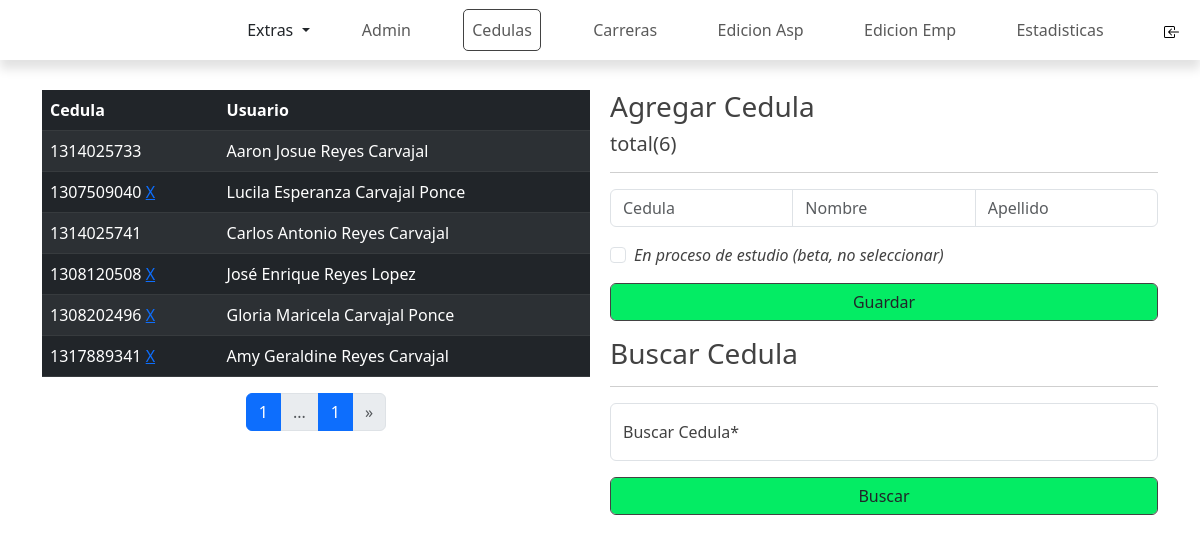
Page /ADMIN/CEDULAS/cedulas.php (signed in) on the committed database.
### tables this page shows
CREATE TABLE `cedula` (
  `id_cedula` int(11) NOT NULL,
  `cedula` varchar(50) DEFAULT NULL,
  `nombre` varchar(100) DEFAULT NULL,
  `apellido` varchar(100) DEFAULT NULL,
  `fk_id_usuEstudiantes` int(11) DEFAULT NULL
);

### ADMIN/CEDULAS/cedulas.php (the view, shortened to what this page needs)
<?php
include("../../conexion.php");
$queryTotalCedulas = mysqli_query($conn, "SELECT * FROM totalcedulas");
$totalCedula = mysqli_num_rows($queryTotalCedulas);
$limiteConsulta = 10;
if (empty($_REQUEST['pagina'])) {
    $pagina = 1;
} else {
    $pagina = $_REQUEST['pagina'];
}
$desde = ($pagina - 1) * $limiteConsulta;
$totalPaginas = ceil($totalCedula / $limiteConsulta);
$queryCedulas = mysqli_query($conn, "SELECT cedu.id_cedula, cedu.cedula, cedu.nombre as nombreCe, cedu.apellido as apellidoCe, datos.id_datos_estudiantes FROM usuario_estudiantes as usuEs
                                            RIGHT JOIN cedula as cedu   ON usuEs.id_usuEstudiantes = cedu.fk_id_usuEstudiantes
                                            LEFT JOIN datos_estudiantes as datos ON usuEs.id_usuEstudiantes = datos.fk_id_usuEstudiantes
                                            LIMIT $desde,$limiteConsulta");
?>
<!DOCTYPE html>
<html lang="en">
<head>
    <link href="https://cdn.jsdelivr.net/npm/bootstrap@5.3.0-alpha1/dist/css/bootstrap.min.css" rel="stylesheet">
    <link href="https://unpkg.com/aos@2.3.1/dist/aos.css" rel="stylesheet">
    <link href="https://cdn.jsdelivr.net/npm/@sweetalert2/theme-dark@4/dark.css" rel="stylesheet">
    <link rel="stylesheet" href="estiloCedulas.css">
    <link rel="stylesheet" href="../estiloHeader.css">
</head>
<body>
    <header class="header">
        <nav class="navbar navbar-expand-lg lg-white">
            <div class="container-fluid ">
                <div class="contenedorNavbar collapse navbar-collapse justify-content-end" id="navbarNav">
                    <ul class="navbar-nav">
                        <div class="dropdown">
                            <div class="dropdown-toggle" type="button" data-bs-toggle="dropdown" aria-expanded="false">
                                Extras
                            </div>
                        </div>
                        <li class="nav-item iconoLisa ">
                            <a class="nav-link iconoEnlace" aria-current="page" href="../admin.php">Admin</a>
                        </li>
                        <li class="nav-item iconoLisa ">
                            <a class="nav-link iconoEnlace activo" aria-current="page">Cedulas</a>
                        </li>
                        <li class="nav-item iconoLisa ">
                            <a class="nav-link iconoEnlace" aria-current="page" href="../CARRERAS/carreras.php">Carreras</a>
                        </li>
                        <li class="nav-item iconoLisa">
                            <a class="nav-link iconoEnlace" aria-current="page" href="../EDICIONASPIRANTE/edicionAspirante.php">Edicion Asp</a>
                        </li>
                        <li class="nav-item iconoLisa">
                            <a class="nav-link iconoEnlace" aria-current="page" href="../EDICIONEMPRESA/edicionEmpresa.php">Edicion Emp</a>
                        </li>
                        <li class="nav-item iconoLisa ">
                            <a class="nav-link iconoEnlace" aria-current="page" href="../ESTADISTICAS/estadisticas.php">Estadisticas</a>
                        </li>
                        <li class="nav-item iconoLisa">
                            <a class="nav-link iconoEnlace" aria-current="page" href="../../cerrarSesion.php"><img src="../../imagenes/Iconos/salir.svg" alt=""></a>
                        </li>
                    </ul>
                </div>
            </div>
        </nav>
    </header>
    <main class="container main">
        <section class="contenedorMostrarCedulas" data-aos="fade-right">
            <table class="table table-dark table-striped">
                <thead>
                    <tr>
                        <th scope="col">Cedula</th>
                        <th scope="col">Usuario</th>
                    </tr>
                </thead>
                <tbody id="tbody">
                    <?php
                    while ($recorrerCedula = mysqli_fetch_array($queryCedulas)) {
                    ?>
                        <tr>
                            <td>
                                <?php
                                echo $recorrerCedula['cedula'];
                                if ($recorrerCedula['id_datos_estudiantes'] === null || $recorrerCedula['id_datos_estudiantes'] === "") {
                                ?>
                                    <a onclick="confirmacion(event)" href="?eliminar=<?php echo $recorrerCedula['id_cedula'] ?>">X</a>
                                <?php
                                }
                                ?>
                            </td>
                            <td><?php echo $recorrerCedula['nombreCe'], " ", $recorrerCedula['apellidoCe'] ?></td>
                        </tr>
                    <?php
                    }
                    ?>
                </tbody>
            </table>
            <div class="paginacion  d-flex justify-content-center">
                <nav aria-label="Page navigation example">
                    <ul class="pagination">
                        <?php
                        $limitePagina = 7;
                        $i = 0;
                        $mostrarUltimaPagina = false;
                        $mostrarLimitacion = false;
                        for ($i; $i < $totalPaginas; $i++) {
                            if ($i < $limitePagina) {
                                $mostrarUltimaPagina = true;
                                $mostrarLimitacion = true;
                        ?>
                                <li class="page-item <?php if ($i + 1 == $pagina) echo 'active' ?>"><a class="page-link" href="?pagina=<?php echo $i + 1 ?>"><?php echo $i + 1 ?></a></li>
                            <?php
                            }
                        }
                        if ($mostrarUltimaPagina) {
                            if ($mostrarLimitacion) {
                            ?>
                                <li class="page-item disabled"><a class="page-link" href="">...</a></li>
                            <?php
                            }
                            ?>
                            <li class="page-item <?php if ($i == $pagina) echo 'active' ?>"><a class="page-link" href="?pagina=<?php echo $i ?>"><?php echo $i ?></a></li>
                        <?php
                        }
                        ?>
                        <li class="page-item">
                            <a class="page-link <?php if ($pagina >= $i) echo 'disabled' ?>" href="?pagina=<?php echo $pagina + 1 ?>" aria-label="Next">
                                <span aria-hidden="true">&raquo;</span>
                            </a>
                        </li>
                    </ul>
                </nav>
            </div>
        </section>
        <section class="seccionFormulario">
            <form id="formulario">
                <div class="titulo">
                    <h3>Agregar Cedula <?php echo "<h5>total($totalCedula)</h5>" ?></h3>
                    <hr>
                </div>
                <div class="input-group mb-3">
                    <input type="number" name="cedula" class="form-control" id="cedula" placeholder="Cedula" required>
                    <input type="text" name="nombre" class="form-control" id="nombre" placeholder="Nombre" required>
                    <input type="text" name="apellido" class="form-control" id="apellido" placeholder="Apellido" required>
                </div>
                <div class="form-check mb-3">
                    <input class="form-check-input" type="checkbox" name="check" value="" id="check">
                    <label class="form-check-label" for="check">
                        <i>En proceso de estudio (beta, no seleccionar)</i>
                    </label>
                </div>
                <div class="form mb-3">
                    <input type="submit" name="guardarCedula" class="form-control boton" id="floatingInput" value="Guardar">
                </div>
            </form>
            <section class="seccionFormulario">
                <form action="" method="post">
                    <div class="titulo">
                        <h3>Buscar Cedula</h3>
                        <hr>
                    </div>
                    <div class="form-floating mb-3">
                        <input type="number" name="buscarCedula" class="form-control" id="floatingInput" placeholder="Buscar Cedula" required>
                        <label for="floatingInput">Buscar Cedula*</label>
                    </div>
                    <div class="form mb-3">
                        <input type="submit" name="BotonbuscarCedula" class="form-control boton" id="floatingInput" value="Buscar">
                    </div>
                </form>
            </section>
        </section>
    </main>
</body>
</html>

### ADMIN/CEDULAS/estiloCedulas.css (style rules this page uses)
* { box-sizing: border-box; padding: 0; margin: 0; }
:root { --colorPrincipal: #adadad; --colorSecundario: #adadad; --colorTexto: #424242; --FuenteRoboto: 'Roboto', sans-serif; --colorBoton: #04ec64; --colorFooter: #274546; --coloFondo: #D9D9D9; --fondoOferta: #F0F0F0; }
.main { width: 100%; display: flex; gap: 20px; color: var(--colorTexto); position: relative; z-index: 0; }
.main > section { width: 50%; }
.boton { background-color: var(--colorBoton); border: 1px solid #424242; }

### ADMIN/estiloHeader.css (style rules this page uses)
:root { --colorPrincipal: #adadad; --colorSecundario: #adadad; --colorTexto: #424242; --FuenteRoboto: 'Roboto', sans-serif; --colorBoton: #04ec64; --colorFooter: #274546; --coloFondo: #D9D9D9; --fondoOferta: #F0F0F0; }
.header { box-shadow: 0px 9px 10px #e2e2e2; margin-bottom: 30px; }
.navbar { height: 60px; z-index: 1; }
.navbar-nav { width: 80%; display: flex; justify-content: space-between; align-items: center; }
.activo { border: 1px solid #424242; border-radius: 5px; }

### rows in the picture
cedula: cedula "1314025733", nombre "Aaron Josue", apellido "Reyes Carvajal"
cedula: cedula "1307509040", nombre "Lucila Esperanza", apellido "Carvajal Ponce"
cedula: cedula "1314025741", nombre "Carlos Antonio", apellido "Reyes Carvajal"
cedula: cedula "1308120508", nombre "José Enrique", apellido "Reyes Lopez"
cedula: cedula "1308202496", nombre "Gloria Maricela", apellido "Carvajal Ponce"
cedula: cedula "1317889341", nombre "Amy Geraldine", apellido "Reyes Carvajal"

### other values in the picture
$i "1"
$totalCedula "6"
